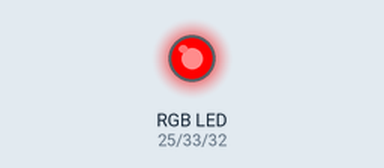
A program run on a simulated ESP32 board running MicroPython. Shown: an RGB LED mixed from three pins (HIGH = lit). Dim RGB values are drawn brighter than linear.

Above: at 0.05 s.
At 0.3 s:
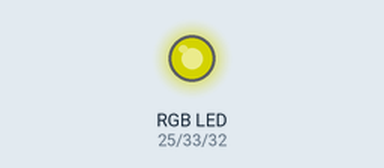
At 0.6 s:
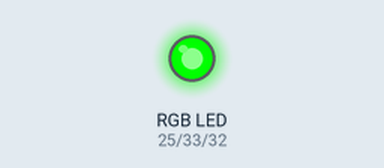
At 0.75 s:
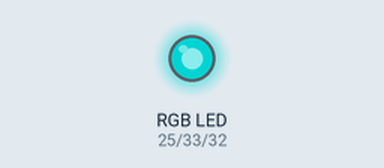
At 0.9 s:
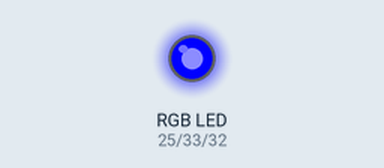
At 1.2 s:
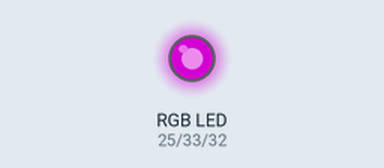
Timing chart, 0 to 3.0 s (numbered marks = the images above):
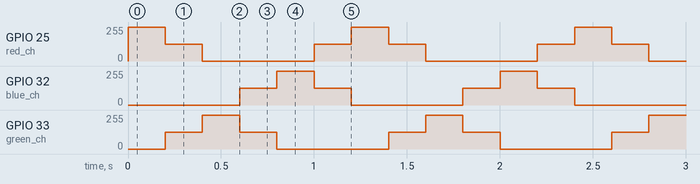

The program:

08_02_RGB.py
```python
from machine import Pin, PWM
from time import sleep

red_ch = PWM(Pin(25))
green_ch = PWM(Pin(33))
blue_ch = PWM(Pin(32))

colors = [
    [255, 0, 0],   # red
    [127, 127, 0], # orange
    [0, 255, 0],   # green
    [0, 127, 127], # cyan
    [0, 0, 255],   # blue
    [127, 0, 127]  # purple
]

def set_color(rgb):
    red_ch.duty_u16(rgb[0] * 256) # 16 bit from 8 bit
    green_ch.duty_u16(rgb[1] * 256)
    blue_ch.duty_u16(rgb[2] * 256)

index = 0
set_color(colors[index])
while True:
    index +=1
    if index >= len(colors):
        index = 0
    sleep(0.2)
    set_color(colors[index])
```

Measured:
- by itself, GPIO 25 (red_ch): repeats every 1.2 s: 0/255 0.60 s, 127/255 0.20 s, 254/255 0.20 s, 127/255 0.20 s
- by itself, GPIO 32 (blue_ch), GPIO 33 (green_ch): repeats every 1.2 s: 254/255 0.20 s, 127/255 0.20 s, 0/255 0.60 s, 127/255 0.20 s
